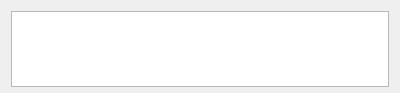
<?xml version="1.0" encoding="UTF-8"?>
<ui version="4.0">
 <class>PlayerGUI</class>
 <widget class="QWidget" name="PlayerGUI">
  <property name="geometry">
   <rect>
    <x>0</x>
    <y>0</y>
    <width>400</width>
    <height>93</height>
   </rect>
  </property>
  <property name="windowTitle">
   <string>Form</string>
  </property>
  <layout class="QVBoxLayout" name="verticalLayout">
   <property name="bottomMargin">
    <number>0</number>
   </property>
   <item>
    <widget class="TrackList" name="trackList"/>
   </item>
   <item>
    <spacer name="verticalSpacer">
     <property name="orientation">
      <enum>Qt::Vertical</enum>
     </property>
     <property name="sizeHint" stdset="0">
      <size>
       <width>20</width>
       <height>20</height>
      </size>
     </property>
    </spacer>
   </item>
   <item>
    <layout class="QHBoxLayout" name="horizontalLayout">
     <item>
      <widget class="CurrentMetadataDisplayer" name="currentMetadata" native="true"/>
     </item>
     <item>
      <widget class="PlaybackCtrls" name="ctrls" native="true"/>
     </item>
    </layout>
   </item>
  </layout>
 </widget>
 <customwidgets>
  <customwidget>
   <class>CurrentMetadataDisplayer</class>
   <extends>QWidget</extends>
   <header>CurrentMetadataDisplayer.h</header>
   <container>1</container>
  </customwidget>
  <customwidget>
   <class>PlaybackCtrls</class>
   <extends>QWidget</extends>
   <header>PlaybackCtrls.h</header>
   <container>1</container>
  </customwidget>
  <customwidget>
   <class>TrackList</class>
   <extends>QListWidget</extends>
   <header>TrackList.h</header>
  </customwidget>
 </customwidgets>
 <resources/>
 <connections/>
</ui>
